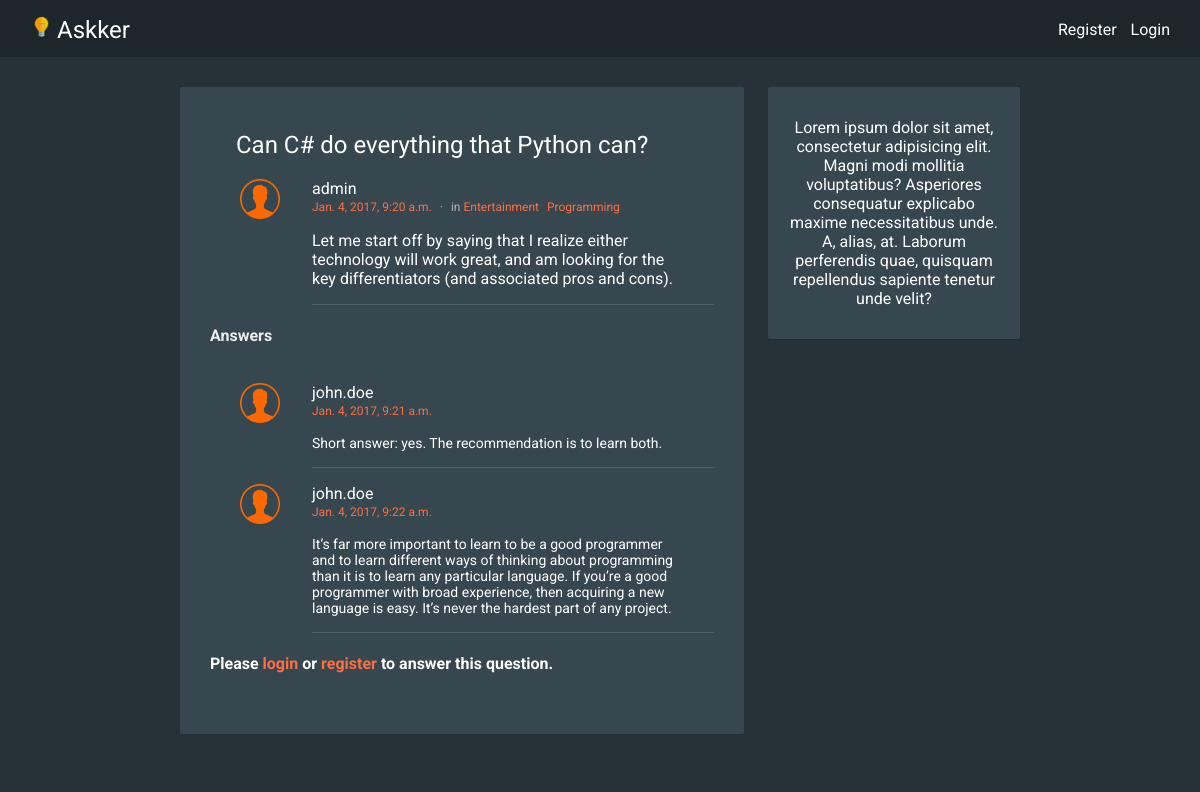
The page /question/can-c-do-everything-that-python-can on the database its author committed.
### questions/models.py (models this page shows, shortened)
class Question(models.Model):
    topics = models.ManyToManyField('questions.Topic', related_name="questions")
    title = models.CharField(max_length=50)
    body = models.CharField(max_length=200)
    author = models.ForeignKey(User, default="")
    slug = models.SlugField(default="")
    created_at = models.DateTimeField(default=timezone.now)
    votes = VotableManager()

class Topic(models.Model):
    name = models.CharField(max_length=20)
    slug = models.SlugField()

class Answer(models.Model):
    question = models.ForeignKey("questions.Question", related_name="answers")
    author = models.ForeignKey(User, default="")
    text = models.CharField(max_length=500)
    created_at = models.DateTimeField(default=timezone.now)

### questions/views/question_detail.py (the view)
# urls.py: url(r'^question/(?P<question_slug>[\w-]+?)$', QuestionDetailView.as_view(), name="question_detail"),
class QuestionDetailView(DetailView):
    model = Question
    slug_url_kwarg = "question_slug"
    template_name = "questions/question_detail.html"
    context_object_name = "question"
    def __init__(self, **kwargs):
        super(QuestionDetailView, self).__init__(**kwargs)
        self.request = None
    def get_context_data(self, **kwargs):
        question = self.get_object()
        data = super(QuestionDetailView, self).get_context_data(**kwargs)
        data["topic_list"] = Topic.objects.all().annotate(question_count=Count("questions"))
        data['form'] = AnswerForm(initial={"question": self.object})
        if self.request.user.is_authenticated():
            data['user_voted'] = not question.votes.exists(self.request.user.id)
        else:
            data['user_voted'] = False
        return data

### templates/questions/question_detail.html (shortened to what this page needs)
{% extends "body.html" %}
{% block content %}
    <div class="question-detail">
        <div class="question-detail__vote">
        </div>
        <h1 class="question-detail__title">{{ question.title }}</h1>
        <div class="question">
            <div class="question__author">
                <a class="question__author-link" href=""><img class="question__author-avatar" width="40" height="40" src="/static/img/user.png" alt="Avatar"></a>
            </div>
            <div class="question__content">
                <a class="question__author-name">{{ question.author.username }}</a>
                <div class="question__meta question__meta--mbottom">
                    <span class="question__meta-item">
                        <a href="" class="link--orange">{{ question.created_at }}</a>
                    </span>
                    <span class="question__meta-item"> in
                        {% for topic in question.topics.all %}
                            <a href="{% url "topic_detail" topic_slug=topic.slug %}" class="question__topic-link link--orange">{{ topic.name }}</a>
                        {% endfor %}
                    </span>
                </div>
                <div class="question__text">
                    {{ question.body }}
                </div>
            </div>
        </div>
        <div class="answer-list">
            {% if question.answers.count > 0 %}
                <h4 class="answer-list__title">Answers</h4>
                <ul class="answers">
                    {% for answer in question.answers.all %}
                        <li class="answer">
                            <div class="answer__author">
                                <a class="answer__author-link" href=""><img class="answer__author-avatar" width="40" height="40" src="/static/img/user.png" alt="Avatar"></a>
                            </div>
                            <div class="answer__content">
                                <div class="answer__author-name">
                                    <a href="">{{ answer.author }}</a>
                                </div>
                                <div class="answer__meta answer__meta--mbottom">
                                    <a href="" class="link--orange">{{ answer.created_at }}</a>
                                </div>
                                <div class="answer__text">
                                    {{ answer.text }}
                                </div>
                            </div>
                        </li>
                    {% endfor %}
                </ul>
            {% else %}
                <h4 class="no-answers">No answers yet.</h4>
            {% endif %}
            {% if request.user.is_authenticated %}
                {% include "questions/answer_create.html" %}
            {% else  %}
                <h4>Please <a class="link--orange" href="{% url "login" %}">login</a> or <a class="link--orange" href="{% url "register" %}">register</a> to answer this question.</h4>
            {% endif %}
        </div>
    </div>
{% endblock %}

### static/css/styles.css (style rules this page uses)
body { margin: 0; padding: 0; height: 100%; font-family: "Roboto", sans-serif; background-color: #263238; color: white; }
a { color: white; text-decoration: none; }
ul { list-style: none; }
.link--orange { color: #FF6E40; }
.question { width: 100%; }
.question:after { content: ""; clear: both; display: table; }
.question__content { margin: 0 0 0 102px; padding: 16px 30px 16px 0; border-bottom: 1px solid #4f5d64; }
.question__author { float: left; width: 40px; padding: 16px 30px; }
.question__author-link { display: inline-block; }
.question__topic-link { margin-right: 5px; }
.question__meta { margin: 0; padding: 0; font-size: 12px; line-height: 18px; color: #b3b3b3; }
.question__meta--mbottom { margin-bottom: 15px; }
.question__meta-item:not(:last-child) { margin-right: 5px; }
.question__meta-item:not(:last-child):after { margin: 0 0 0 5px; content: "·"; }
.question__text { font-size: 16px; }
.question-detail { padding: 20px 0; }
.question-detail__title { margin: 0 5px; display: inline-block; font-size: 24px; font-weight: 400; line-height: 36px; }
.question-detail__vote { position: relative; display: inline-block; width: 17px; height: 17px; }
.answer-list__title { color: #eeeeee; }
.answers { margin: 0; padding: 0; }
.answer:after { content: ""; clear: both; display: table; }
.answer__content { margin: 0 0 0 102px; padding: 16px 30px 16px 0; border-bottom: 1px solid #4f5d64; }
.answer__author { float: left; padding: 16px 30px; }
.answer__author-link { display: inline-block; }
.answer__meta { margin: 0; padding: 0; font-size: 12px; line-height: 18px; color: #b3b3b3; }
.answer__meta--mbottom { margin-bottom: 15px; }
.answer__text { font-size: 14px; }

### rows shown on the page
Question: title "Can C# do everything that Python can?", author.username "admin", created_at "Jan. 4, 2017, 9:20 a.m.", body "Let me start off by saying that I realize either technology will work great, and am looking for the key differentiators (and associated pros and cons)."
Topic: name "Entertainment"
Topic: name "Programming"
Answer: author "john.doe", created_at "Jan. 4, 2017, 9:21 a.m.", text "Short answer: yes. The recommendation is to learn both."
Answer: author "john.doe", created_at "Jan. 4, 2017, 9:22 a.m.", text "It’s far more important to learn to be a good programmer and to learn different ways of thinking about programming than it is to learn any particular language. If you’re a good programmer with broad experience, then acquiring a new language is easy. It’s never the hardest part of any project."
